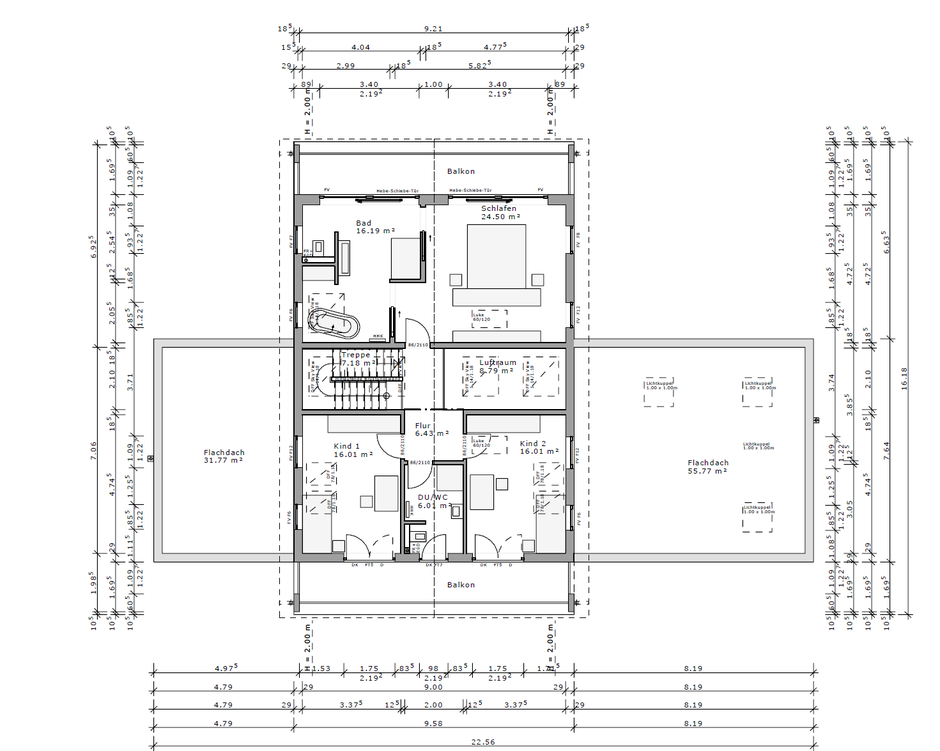
#> input picture demo/Floorplan_1stFloor.png, 940 x 751 px, shrunk from 1471 x 1175 before the run
$ python preprocess.py
#> lines starting #> are read from the running program, lines starting #| are printed output that depends on the picture; after the words box and inside, x2 and y2 are one past the last pixel; in counts of white or black regions, pixels touching at a corner belong together
#> in main, image is the input picture: shape (751, 940, 4); mean R, G, B, A 243.3, 243.3, 243.4, 255
from PIL import Image, ImageEnhance, ImageFilter, ImageOps
from matplotlib import pyplot as plt
import imageio.v2 as imageio
import numpy as np
import argparse
import cv2

parser = argparse.ArgumentParser()
parser.add_argument('--im_path', type=str, default='demo/Floorplan_1stFloor.png',
                    help='input image paths.')


def preprocessing(image, noise_removal_threshold=200):
#> called with noise_removal_threshold = 200
    gray = cv2.cvtColor(image, cv2.COLOR_BGR2GRAY)
    blur = cv2.GaussianBlur(gray, (3, 3), 0)

    # Apply adaptive thresholding
    _, binary = cv2.threshold(
        blur, 0, 255, cv2.THRESH_BINARY_INV + cv2.THRESH_OTSU)
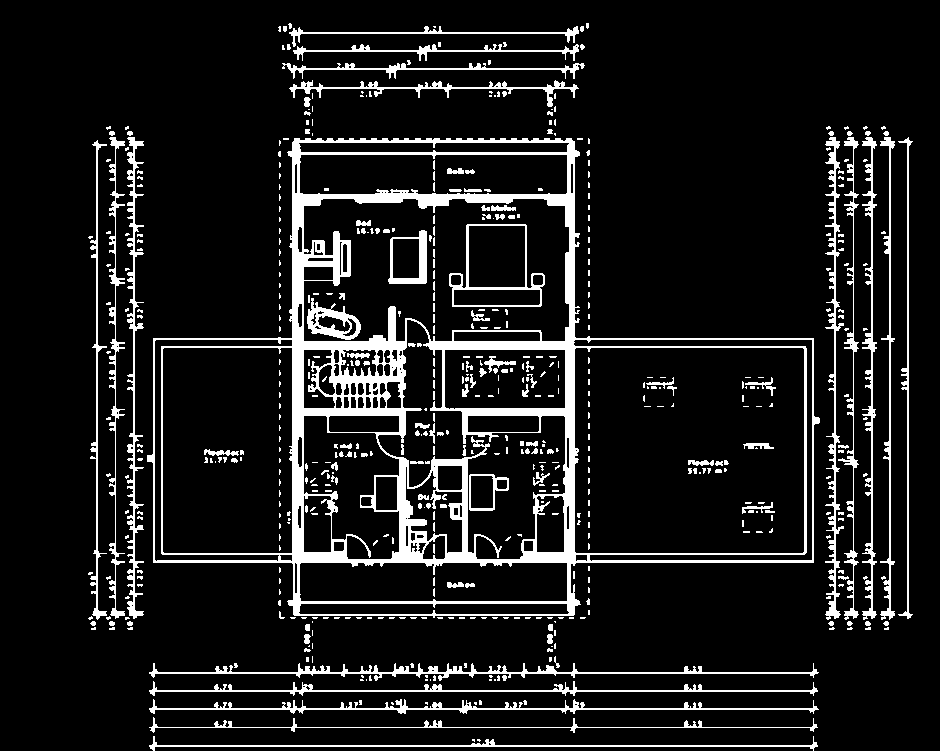
#> binary: shape (751, 940); 10.5% white; 559 white regions (434 under 20 px)

    # Filter using contour area and remove small noise
    cnts = cv2.findContours(binary, cv2.RETR_TREE, cv2.CHAIN_APPROX_SIMPLE)
#> cnts = 704 contours, 558 with area under 20; largest, box (x1, y1, x2, y2) and area: (147, 138, 820, 618) 219008, (574, 347, 805, 554) 47324, (303, 198, 570, 342) 33356, (162, 347, 293, 554) 26744, (377, 319, 566, 560) 17077
    cnts = cnts[0] if len(cnts) == 2 else cnts[1]
    for c in cnts:
        area = cv2.contourArea(c)
        if area < 10000:
            cv2.drawContours(binary, [c], -1, (0, 0, 0), -1)
#> this loop made 704 passes
#> area on passes 3, 5, 13: 783, 304, 1258
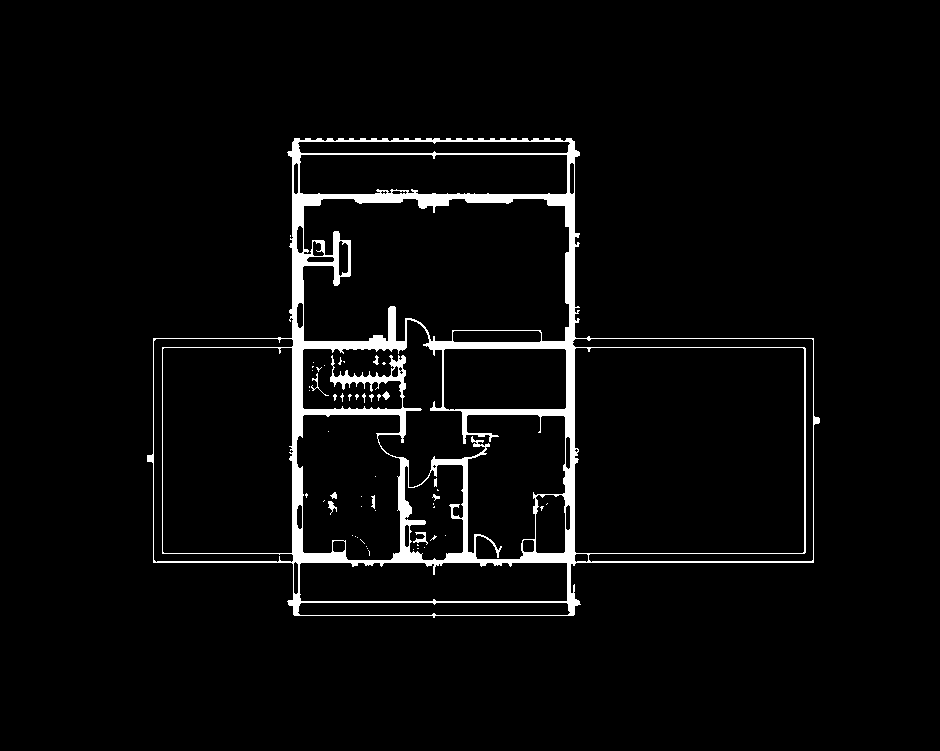
#> binary: shape (751, 940); 3.8% white; 53 white regions (43 under 20 px), largest, box (x1, y1, x2, y2) and area: (147, 138, 820, 618) 26479, (413, 532, 428, 545) 77, (328, 501, 337, 515) 55
    # Morph close and invert image
    kernel = cv2.getStructuringElement(cv2.MORPH_RECT, (5, 5))
#> kernel = [[1, 1, 1, 1, 1], [1, 1, 1, 1, 1], [1, 1, 1, 1, 1], [1, 1, 1, 1, 1], [1, 1, 1, 1, 1]]
    close = 255 - cv2.morphologyEx(binary,
                                   cv2.MORPH_CLOSE, kernel, iterations=2)
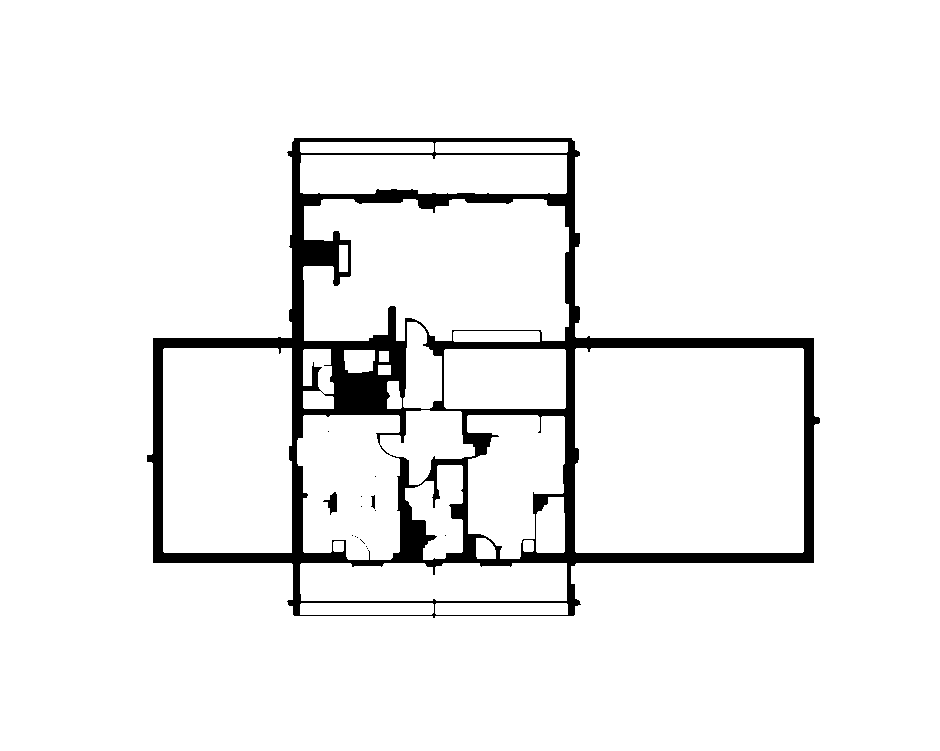
#> close: shape (751, 940); 94.1% white; 15 black regions (12 under 20 px), largest, box (x1, y1, x2, y2) and area: (147, 138, 820, 618) 41461, (323, 492, 337, 515) 158, (371, 495, 375, 509) 39

    return image, close


def makeImageBetter(img, noise_removal_threshold=200):
    img, processed_image = preprocessing(img, noise_removal_threshold)
    # Convert the processed image to RGB
    processed_image_rgb = cv2.cvtColor(processed_image, cv2.COLOR_GRAY2RGB)
    # Ensure the processed image has the same type and format as the input image
    processed_image_rgb = processed_image_rgb.astype(np.uint8)

    return processed_image_rgb


def main(args):
    image = imageio.imread(args.im_path)
    image_better = makeImageBetter(image)

    # Plot original image and its histogram
    plt.subplot(121)
    plt.title('Original Image')
    plt.imshow(image)

    # Plot enhanced image and its histogram
    plt.subplot(122)
    plt.title('Enhanced Image')
    plt.imshow(image_better)
    plt.tight_layout()
    plt.show()
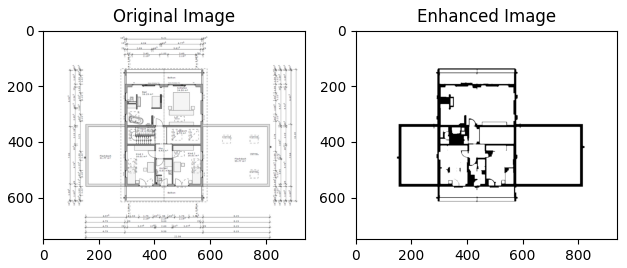
#> figure drawn by matplotlib, 2 panels


if __name__ == "__main__":
    FLAGS, unparsed = parser.parse_known_args()
    main(FLAGS)
